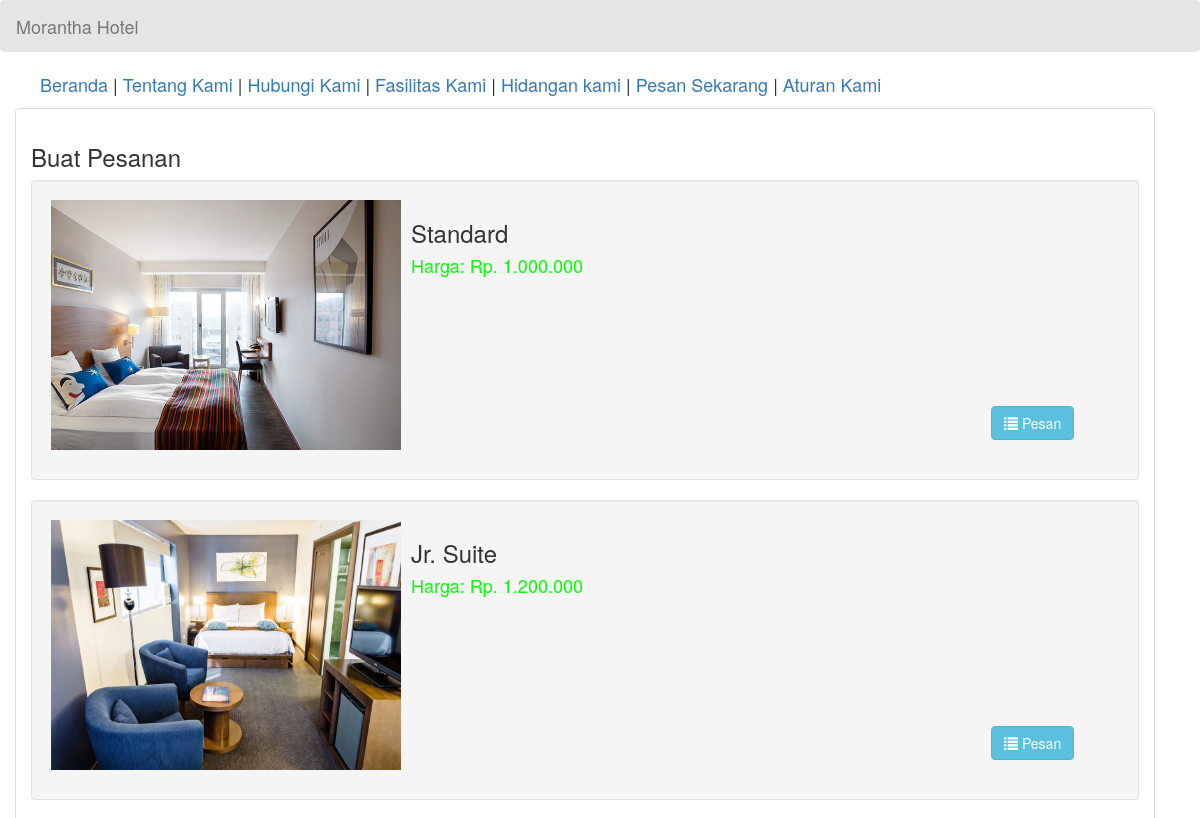
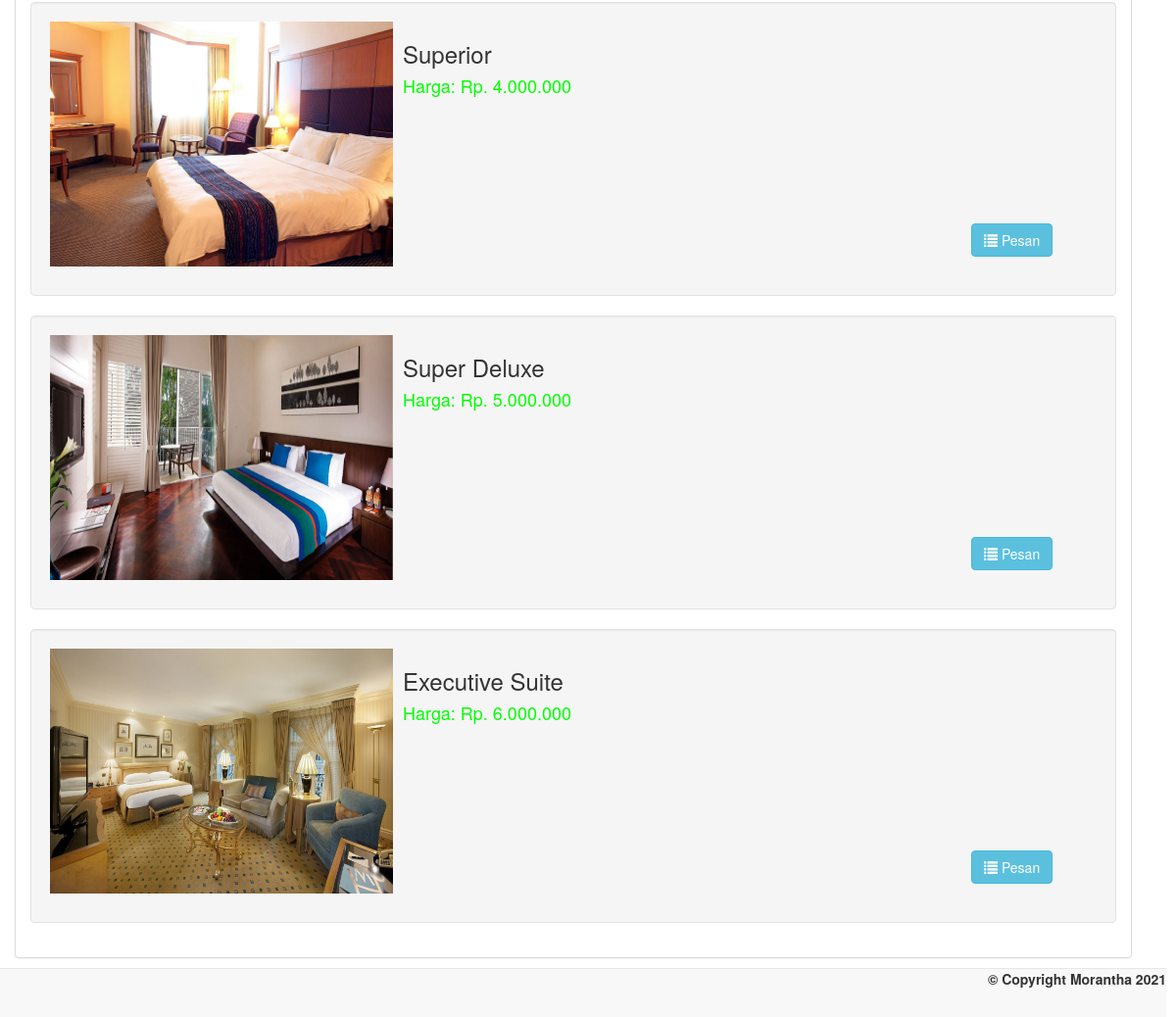
/pesananan.php, run on the app's committed database (2 pictures, top to bottom).
### tables this page shows
CREATE TABLE `room` (
  `room_id` int(11) NOT NULL,
  `tipe_kamar` varchar(50) NOT NULL,
  `harga` varchar(11) NOT NULL,
  `foto` varchar(100) NOT NULL
);

### pesananan.php (the view, shortened to what this page needs)
<!DOCTYPE html>
<html lang = "en">
	<head>
		<link rel = "stylesheet" type = "text/css" href = "css/bootstrap.css " />
		<link rel = "stylesheet" type = "text/css" href = "css/style.css" />
	</head>
<body>
	<nav style = "background-color:rgba(0, 0, 0, 0.1);" class = "navbar navbar-default">
		<div  class = "container-fluid">
			<div class = "navbar-header">
				<a class = "navbar-brand" >Morantha Hotel</a>
			</div>
		</div>
	</nav>
	<ul id = "menu">
	<li><a href = "index.php">Beranda</a></li> |
		<li><a href = "tentang_kami.php">Tentang Kami</a></li> |
		<li><a href = "hubungi_kami.php">Hubungi Kami</a></li> |
		<li><a href = "fasilitas_kami.php">Fasilitas Kami</a></li> |
		<li><a href = "hidangan_kami.php">Hidangan kami</a></li> |
		<li><a href = "pesananan.php">Pesan Sekarang</a></li> |
		<li><a href = "aturan_kami.php">Aturan Kami</a></li>
	</ul>
	<div style = "margin-left:0;" class = "container">
		<div class = "panel panel-default">
			<div class = "panel-body">
				<strong><h3>Buat Pesanan</h3></strong>
				<?php
					require_once 'admin/connect.php';
					$query = $conn->query("SELECT * FROM `room` ORDER BY `harga` ASC") or die(mysqli_error());
					while($fetch = $query->fetch_array()){
				?>
					<div class = "well" style = "height:300px; width:100%;">
						<div style = "float:left;">
							<img src = "photo/<?php echo $fetch['foto']?>" height = "250" width = "350"/>
						</div>
						<div style = "float:left; margin-left:10px;">
							<h3><?php echo $fetch['tipe_kamar']?></h3>
							<h4 style = "color:#00ff00;"><?php echo "Harga: Rp. " .number_format($fetch['harga'], 0, ",", ".")?></h4>
							<br /><br /><br /><br /><br /><br />
							<a style = "margin-left:580px;" href = "pesananan_form.php?room_id=<?php echo $fetch['room_id']?>" class = "btn btn-info"><i class = "glyphicon glyphicon-list"></i> Pesan</a>
						</div>
					</div>
				<?php
					}
				?>
			</div>
		</div>
	</div>
	<br />
	<br />
	<div style = "text-align:right; margin-right:10px;" class = "navbar navbar-default navbar-fixed-bottom">
		<label>&copy; Copyright Morantha 2021 </label>
	</div>
</body>
</html>

### css/style.css (style rules this page uses)
#menu { list-style-type:none; font-size:18px; }
#menu li { display:inline; }

### data on the page
room: foto (picture), tipe_kamar "Standard", harga "1.000.000"
room: foto (picture), tipe_kamar "Jr. Suite", harga "1.200.000"
room: foto (picture), tipe_kamar "Superior", harga "4.000.000"
room: foto (picture), tipe_kamar "Super Deluxe", harga "5.000.000"
room: foto (picture), tipe_kamar "Executive Suite", harga "6.000.000"
